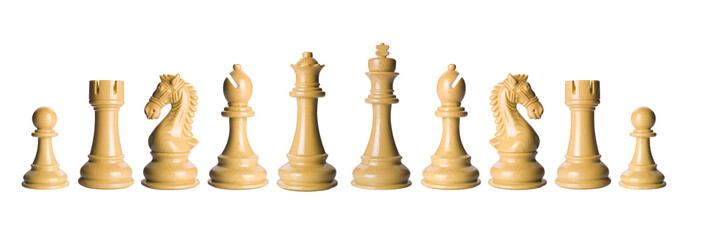
#> input picture pictures/Chess_Pieces.jpg, 702 x 240 px
$ jupyter execute Template.ipynb
#> lines starting #> are read from the running program, lines starting #| are printed output that depends on the picture; after the words box and inside, x2 and y2 are one past the last pixel; in counts of white or black regions, pixels touching at a corner belong together
Part IV: Template Matching

[cell 1]
import cv2 as cv
import numpy as np
import matplotlib.pyplot as plt

# Load grayscale images for matching
img_gray = cv.imread('pictures/Chess_Pieces.jpg', cv.IMREAD_GRAYSCALE)
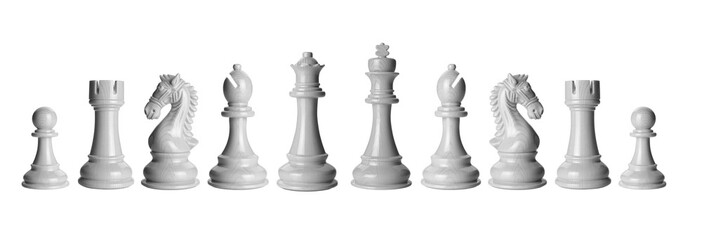
#> img_gray: shape (240, 702); min 34, max 255, mean 236.4
template = cv.imread('pictures/Queen.jpg', cv.IMREAD_GRAYSCALE)
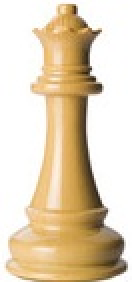
#> input picture pictures/Queen.jpg, 66 x 141 px (shown 2 times larger)
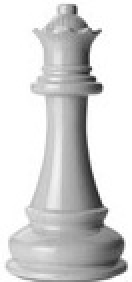
#> template: shape (141, 66) (shown 2 times larger); min 34, max 255, mean 211.8

# Load RGB images for drawing
img_rgb_sqdiff = cv.imread('pictures/Chess_Pieces.jpg')
#> img_rgb_sqdiff is the input picture: shape (240, 702, 3); mean B, G, R 222.6, 235.4, 243.6
img_rgb_ccoeff = img_rgb_sqdiff.copy()

# Get template size
w, h = template.shape[::-1]
#> w = 66; h = 141


# Method: TM_SQDIFF + draw match + show match space

res_sqdiff = cv.matchTemplate(img_gray, template, cv.TM_SQDIFF)
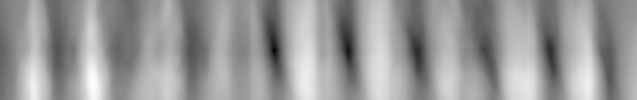
#> res_sqdiff: shape (100, 637) float32; min 16928, max 81630720, mean 49068592; drawn with min black and max white
min_val, max_val, min_loc, max_loc = cv.minMaxLoc(res_sqdiff)
#> min_val = 16928; max_val = 81630720; min_loc = (274, 50); max_loc = (93, 84)
top_left_sqdiff = min_loc
#> top_left_sqdiff = (274, 50)
bottom_right_sqdiff = (top_left_sqdiff[0] + w, top_left_sqdiff[1] + h)
#> bottom_right_sqdiff = (340, 191)
cv.rectangle(img_rgb_sqdiff, top_left_sqdiff, bottom_right_sqdiff, (0, 255, 0), 2)
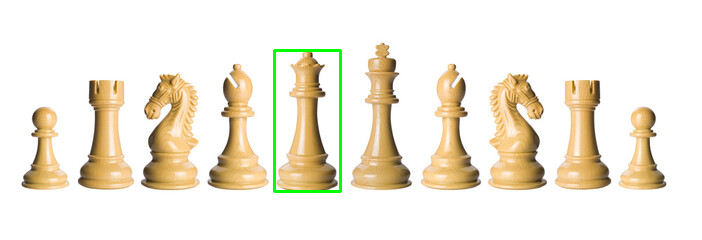
#> img_rgb_sqdiff: shape (240, 702, 3); 0.73% of pixels changed, all inside (x1, y1, x2, y2) = (273, 49, 342, 193)


# TM_CCOEFF_NORMED + draw all matches > threshold
res_ccoeff = cv.matchTemplate(img_gray, template, cv.TM_CCOEFF_NORMED)
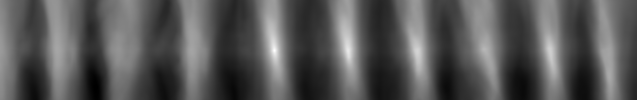
#> res_ccoeff: shape (100, 637) float32; min -0.487, max 1, mean 0.0211; drawn with min black and max white
threshold = 0.8
loc = np.where(res_ccoeff >= threshold)
#> loc = 70 positions, rows 43 to 55, columns 272 to 349
for pt in zip(*loc[::-1]):
    cv.rectangle(img_rgb_ccoeff, pt, (pt[0] + w, pt[1] + h), (0, 0, 255), 2)  # red box
#> this loop made 70 passes
#> pt on passes 1 to 12: (273, 43), (273, 44), (274, 44), (273, 45), (274, 45), (272, 46), (273, 46), (274, 46), (275, 46), (347, 46), (348, 46), (272, 47)
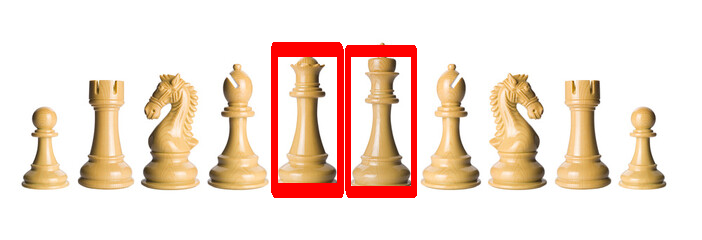
#> img_rgb_ccoeff: shape (240, 702, 3); 4.26% of pixels changed, all inside (x1, y1, x2, y2) = (271, 42, 417, 198)

# Visualization
plt.figure(figsize=(16, 10))

# TM_SQDIFF result heatmap
plt.subplot(2, 2, 1)
plt.title("TM_SQDIFF - Matching Space")
plt.imshow(res_sqdiff, cmap='gray')
plt.axis('off')

# TM_SQDIFF detected location
plt.subplot(2, 2, 2)
plt.title("TM_SQDIFF - Best Match")
plt.imshow(cv.cvtColor(img_rgb_sqdiff, cv.COLOR_BGR2RGB))
plt.axis('off')

# TM_CCOEFF result heatmap
plt.subplot(2, 2, 3)
plt.title("TM_CCOEFF_NORMED - Matching Space")
plt.imshow(res_ccoeff, cmap='gray')
plt.axis('off')

# TM_CCOEFF detected matches
plt.subplot(2, 2, 4)
plt.title("TM_CCOEFF_NORMED - Matches above 0.8")
plt.imshow(cv.cvtColor(img_rgb_ccoeff, cv.COLOR_BGR2RGB))
plt.axis('off')

plt.tight_layout()
plt.show()
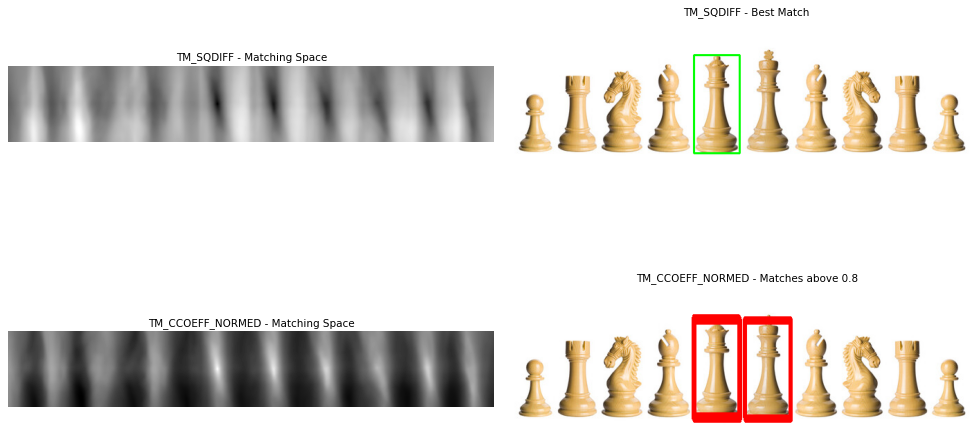
#> figure drawn by matplotlib, 4 panels
